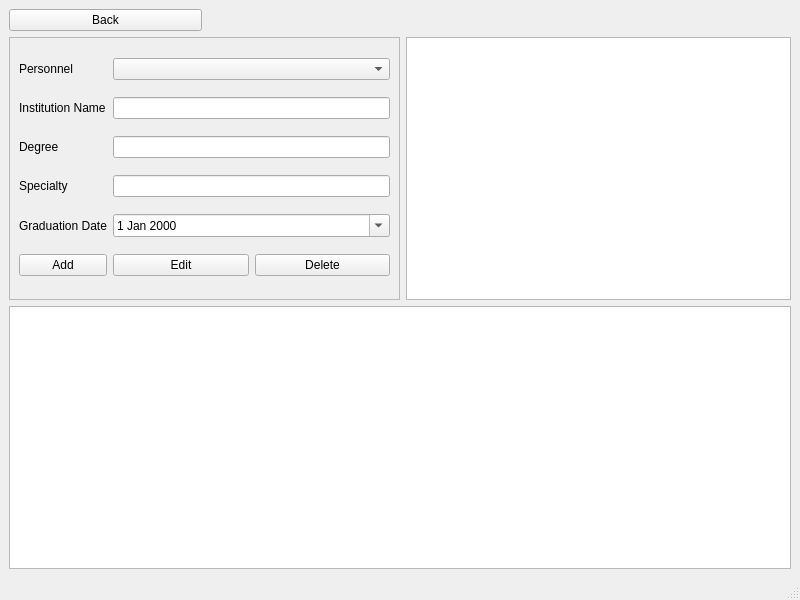
<?xml version="1.0" encoding="UTF-8"?>
<ui version="4.0">
 <class>EducationWindow</class>
 <widget class="QMainWindow" name="EducationWindow">
  <property name="geometry">
   <rect>
    <x>0</x>
    <y>0</y>
    <width>800</width>
    <height>600</height>
   </rect>
  </property>
  <property name="windowTitle">
   <string>Образование</string>
  </property>
  <widget class="QWidget" name="centralwidget">
   <layout class="QGridLayout" name="gridLayout_2">
    <item row="0" column="0">
     <widget class="QPushButton" name="btnBack">
      <property name="text">
       <string>Back</string>
      </property>
     </widget>
    </item>
    <item row="0" column="1" colspan="3">
     <spacer name="horizontalSpacer">
      <property name="orientation">
       <enum>Qt::Horizontal</enum>
      </property>
      <property name="sizeHint" stdset="0">
       <size>
        <width>40</width>
        <height>20</height>
       </size>
      </property>
     </spacer>
    </item>
    <item row="1" column="0" colspan="2">
     <widget class="QFrame" name="frame">
      <property name="frameShape">
       <enum>QFrame::StyledPanel</enum>
      </property>
      <property name="frameShadow">
       <enum>QFrame::Raised</enum>
      </property>
      <layout class="QGridLayout" name="gridLayout">
       <item row="0" column="0">
        <widget class="QLabel" name="labelPersonnelId">
         <property name="text">
          <string>Personnel</string>
         </property>
        </widget>
       </item>
       <item row="0" column="1">
        <widget class="QComboBox" name="cbPersonnelId"/>
       </item>
       <item row="1" column="0">
        <widget class="QLabel" name="labelInstitutionName">
         <property name="text">
          <string>Institution Name</string>
         </property>
        </widget>
       </item>
       <item row="1" column="1">
        <widget class="QLineEdit" name="leInstitutionName"/>
       </item>
       <item row="2" column="0">
        <widget class="QLabel" name="labelDegree">
         <property name="text">
          <string>Degree</string>
         </property>
        </widget>
       </item>
       <item row="2" column="1">
        <widget class="QLineEdit" name="leDegree"/>
       </item>
       <item row="3" column="0">
        <widget class="QLabel" name="labelSpecialty">
         <property name="text">
          <string>Specialty</string>
         </property>
        </widget>
       </item>
       <item row="3" column="1">
        <widget class="QLineEdit" name="leSpecialty"/>
       </item>
       <item row="4" column="0">
        <widget class="QLabel" name="labelGraduationDate">
         <property name="text">
          <string>Graduation Date</string>
         </property>
        </widget>
       </item>
       <item row="4" column="1">
        <widget class="QDateEdit" name="deGraduationDate">
         <property name="calendarPopup">
          <bool>true</bool>
         </property>
        </widget>
       </item>
       <item row="5" column="0">
        <widget class="QPushButton" name="btnAdd">
         <property name="text">
          <string>Add</string>
         </property>
        </widget>
       </item>
       <item row="5" column="1">
        <layout class="QHBoxLayout" name="horizontalLayout">
         <item>
          <widget class="QPushButton" name="btnEdit">
           <property name="text">
            <string>Edit</string>
           </property>
          </widget>
         </item>
         <item>
          <widget class="QPushButton" name="btnDelete">
           <property name="text">
            <string>Delete</string>
           </property>
          </widget>
         </item>
        </layout>
       </item>
      </layout>
     </widget>
    </item>
    <item row="1" column="2" colspan="2">
     <widget class="QTableWidget" name="tableWidget"/>
    </item>
    <item row="2" column="0" colspan="4">
     <widget class="QTextEdit" name="teResult">
      <property name="readOnly">
       <bool>true</bool>
      </property>
     </widget>
    </item>
   </layout>
  </widget>
  <widget class="QMenuBar" name="menubar"/>
  <widget class="QStatusBar" name="statusbar"/>
 </widget>
 <resources/>
 <connections/>
</ui>
